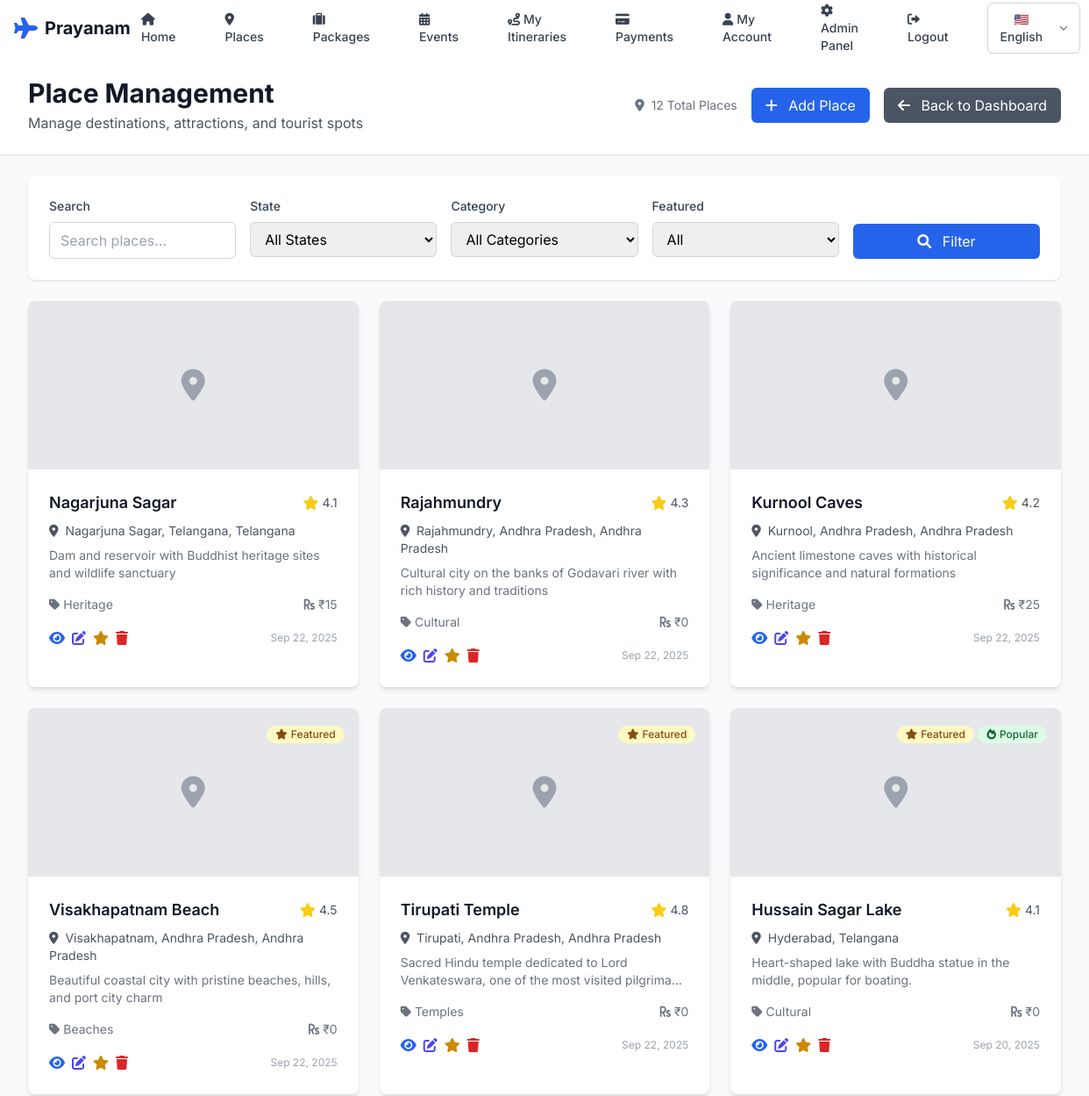
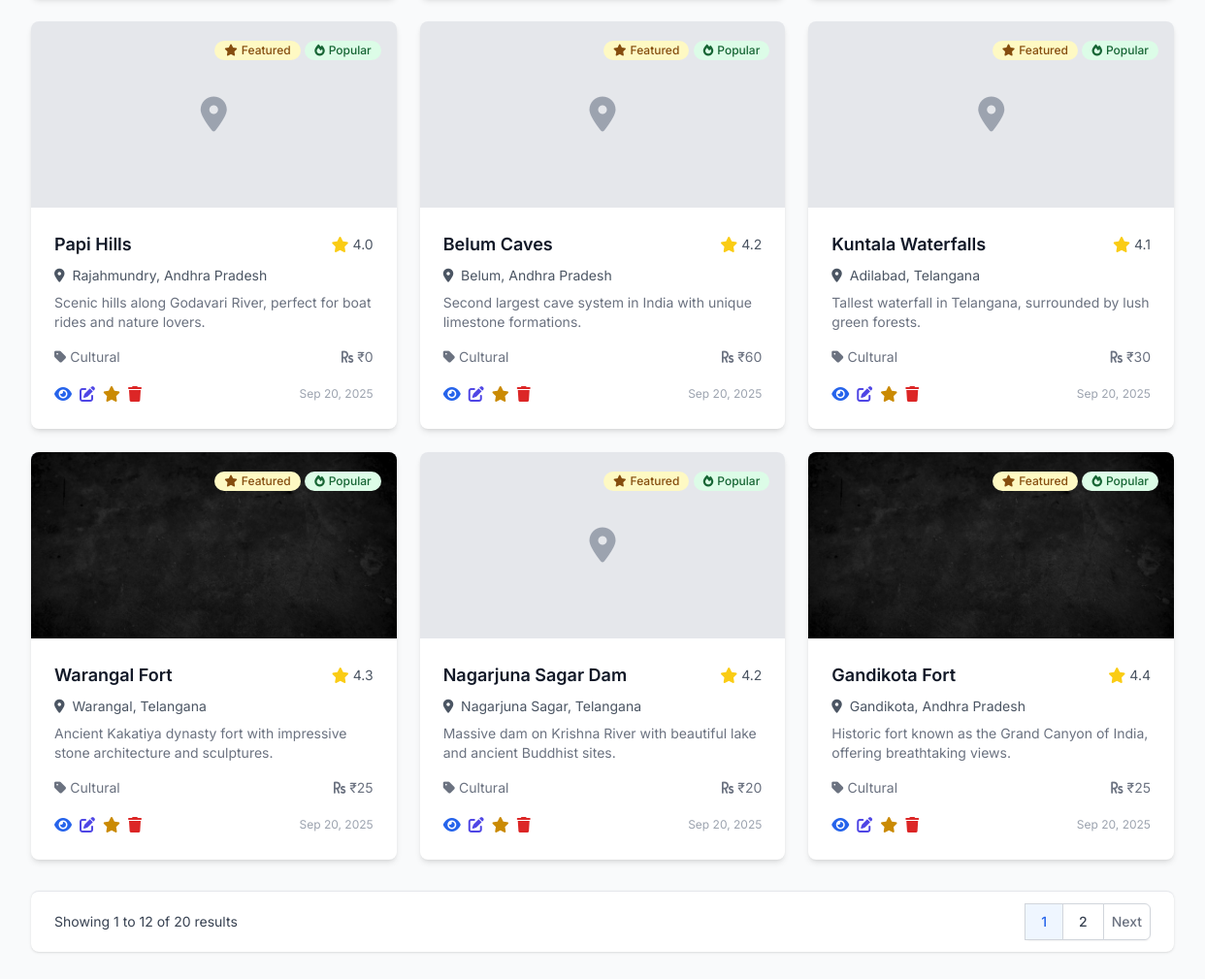
The app's page /admin-dashboard/places/ (signed in) with its own data (2 pictures, top to bottom).
### places/models.py (models this page shows, shortened)
class Place(models.Model):
    SEASON_CHOICES = [
        ('spring', 'Spring'),
        ('summer', 'Summer'),
        ('autumn', 'Autumn'),
        ('winter', 'Winter'),
    ]
    CATEGORY_CHOICES = [
        ('heritage', 'Heritage'),
        ('beaches', 'Beaches'),
        ('temples', 'Temples'),
        ('adventure', 'Adventure'),
        ('hills', 'Hills'),
        ('wildlife', 'Wildlife'),
        ('cultural', 'Cultural'),
    ]
    STATE_CHOICES = [
        ('ap', 'Andhra Pradesh'),
        ('telangana', 'Telangana'),
    ]
    name = models.CharField(max_length=200)
    location = models.CharField(max_length=200)
    description = models.TextField()
    image = models.ImageField(upload_to='places/', null=True, blank=True)
    season = models.CharField(max_length=20, choices=SEASON_CHOICES, default='summer')
    category = models.CharField(max_length=20, choices=CATEGORY_CHOICES, default='cultural')
    state = models.CharField(max_length=20, choices=STATE_CHOICES, default='ap')
    district = models.CharField(max_length=100, blank=True)
    latitude = models.DecimalField(max_digits=9, decimal_places=6, null=True, blank=True)
    longitude = models.DecimalField(max_digits=9, decimal_places=6, null=True, blank=True)
    average_temperature = models.DecimalField(max_digits=4, decimal_places=1, null=True, blank=True)
    best_time_to_visit = models.CharField(max_length=100, blank=True)
    entry_fee = models.DecimalField(max_digits=8, decimal_places=2, default=0)
    opening_hours = models.CharField(max_length=100, default="6:00 AM - 6:00 PM")
    rating = models.DecimalField(max_digits=3, decimal_places=2, default=0, validators=[MinValueValidator(0), MaxValueValidator(5)])
    total_reviews = models.IntegerField(default=0)
    is_featured = models.BooleanField(default=False)
    is_popular = models.BooleanField(default=False)
    created_at = models.DateTimeField(auto_now_add=True)
    updated_at = models.DateTimeField(auto_now=True)
    class Meta:
        ordering = ['-is_featured', '-rating', 'name']

### admin_dashboard/views_custom.py (the view)
    def wrapper(request, *args, **kwargs):
        if not request.user.is_authenticated or not request.user.is_admin:
            messages.error(request, 'Access denied. Admin privileges required.')
            return redirect('login')
        return view_func(request, *args, **kwargs)

### accounts/models.py (called while the page is built)
    @property
    def is_admin(self):
        return self.role == 'admin'

### admin_dashboard/views_custom.py (called while the page is built)
def admin_required(view_func):
    def wrapper(request, *args, **kwargs):
        if not request.user.is_authenticated or not request.user.is_admin:
            messages.error(request, 'Access denied. Admin privileges required.')
            return redirect('login')
        return view_func(request, *args, **kwargs)
    return wrapper

### templates/admin_dashboard/place_management.html (shortened to what this page needs)
{% extends 'admin_dashboard/base.html' %}
{% block content %}
<div class="min-h-screen bg-gray-50">
    <div class="bg-white shadow-sm border-b border-gray-200">
        <div class="max-w-7xl mx-auto px-4 sm:px-6 lg:px-8">
            <div class="flex justify-between items-center py-6">
                <div>
                    <h1 class="text-3xl font-bold text-gray-900">Place Management</h1>
                    <p class="text-gray-600 mt-1">Manage destinations, attractions, and tourist spots</p>
                </div>
                <div class="flex items-center space-x-4">
                    <div class="text-sm text-gray-500">
                        <i class="fas fa-map-marker-alt mr-1"></i>
                        {{ places|length }} Total Places
                    </div>
                    <a href="{% url 'admin_dashboard:create_place' %}" class="bg-blue-600 text-white px-4 py-2 rounded-md hover:bg-blue-700 transition-colors duration-200">
                        <i class="fas fa-plus mr-2"></i>
                        Add Place
                    </a>
                    <a href="{% url 'admin_dashboard:custom_admin_dashboard' %}" class="bg-gray-600 text-white px-4 py-2 rounded-md hover:bg-gray-700 transition-colors duration-200">
                        <i class="fas fa-arrow-left mr-2"></i>
                        Back to Dashboard
                    </a>
                </div>
            </div>
        </div>
    </div>
    <div class="max-w-7xl mx-auto px-4 sm:px-6 lg:px-8 py-6">
        <div class="bg-white rounded-lg shadow p-6 mb-6">
            <form method="get" class="grid grid-cols-1 md:grid-cols-5 gap-4">
                <div>
                    <label class="block text-sm font-medium text-gray-700 mb-2">Search</label>
                    <input type="text" name="search" value="{{ request.GET.search }}" placeholder="Search places..." class="w-full px-3 py-2 border border-gray-300 rounded-md focus:outline-none focus:ring-2 focus:ring-blue-500">
                </div>
                <div>
                    <label class="block text-sm font-medium text-gray-700 mb-2">State</label>
                    <select name="state" class="w-full px-3 py-2 border border-gray-300 rounded-md focus:outline-none focus:ring-2 focus:ring-blue-500">
                        <option value="">All States</option>
                    </select>
                </div>
                <div>
                    <label class="block text-sm font-medium text-gray-700 mb-2">Category</label>
                    <select name="category" class="w-full px-3 py-2 border border-gray-300 rounded-md focus:outline-none focus:ring-2 focus:ring-blue-500">
                        <option value="">All Categories</option>
                    </select>
                </div>
                <div>
                    <label class="block text-sm font-medium text-gray-700 mb-2">Featured</label>
                    <select name="is_featured" class="w-full px-3 py-2 border border-gray-300 rounded-md focus:outline-none focus:ring-2 focus:ring-blue-500">
                        <option value="">All</option>
                    </select>
                </div>
                <div class="flex items-end">
                    <button type="submit" class="w-full bg-blue-600 text-white px-4 py-2 rounded-md hover:bg-blue-700 transition-colors duration-200">
                        <i class="fas fa-search mr-2"></i>
                        Filter
                    </button>
                </div>
            </form>
        </div>
        <div class="grid grid-cols-1 md:grid-cols-2 lg:grid-cols-3 gap-6">
            {% for place in places %}
            <div class="bg-white rounded-lg shadow-md overflow-hidden hover:shadow-lg transition-shadow duration-300">
                <div class="h-48 bg-gray-200 relative">
                    {% if place.image %}
                        <img src="{{ place.image.url }}" alt="{{ place.name }}" class="w-full h-full object-cover">
                    {% else %}
                        <div class="w-full h-full flex items-center justify-center">
                            <i class="fas fa-map-marker-alt text-4xl text-gray-400"></i>
                        </div>
                    {% endif %}
                    <div class="absolute top-4 right-4">
                        {% if place.is_featured %}
                        <span class="inline-flex items-center px-2.5 py-0.5 rounded-full text-xs font-medium bg-yellow-100 text-yellow-800">
                            <i class="fas fa-star mr-1"></i>
                            Featured
                        </span>
                        {% endif %}
                        {% if place.is_popular %}
                        <span class="inline-flex items-center px-2.5 py-0.5 rounded-full text-xs font-medium bg-green-100 text-green-800 mt-1">
                            <i class="fas fa-fire mr-1"></i>
                            Popular
                        </span>
                        {% endif %}
                    </div>
                </div>
                <div class="p-6">
                    <div class="flex items-center justify-between mb-2">
                        <h3 class="text-lg font-semibold text-gray-900">{{ place.name }}</h3>
                        <div class="flex items-center">
                            <i class="fas fa-star text-yellow-400 mr-1"></i>
                            <span class="text-sm text-gray-600">{{ place.rating|floatformat:1 }}</span>
                        </div>
                    </div>
                    <p class="text-sm text-gray-600 mb-2">
                        <i class="fas fa-map-marker-alt mr-1"></i>
                        {{ place.location }}, {{ place.get_state_display }}
                    </p>
                    <p class="text-sm text-gray-500 mb-4 line-clamp-2">{{ place.description|truncatewords:20 }}</p>
                    <div class="flex items-center justify-between text-sm text-gray-500 mb-4">
                        <div class="flex items-center">
                            <i class="fas fa-tag mr-1"></i>
                            {{ place.get_category_display }}
                        </div>
                        <div class="flex items-center">
                            <i class="fas fa-rupee-sign mr-1"></i>
                            ₹{{ place.entry_fee|floatformat:0 }}
                        </div>
                    </div>
                    <div class="flex items-center justify-between">
                        <div class="flex space-x-2">
                            <a href="{% url 'admin_dashboard:place_detail' place.id %}" class="text-blue-600 hover:text-blue-900" title="View Details">
                                <i class="fas fa-eye"></i>
                            </a>
                            <a href="{% url 'admin_dashboard:edit_place' place.id %}" class="text-indigo-600 hover:text-indigo-900" title="Edit Place">
                                <i class="fas fa-edit"></i>
                            </a>
                            <button onclick="toggleFeatured({{ place.id }}, {{ place.is_featured|yesno:'true,false' }})" class="text-yellow-600 hover:text-yellow-900" title="Toggle Featured">
                                <i class="fas fa-star"></i>
                            </button>
                            <button onclick="deletePlace({{ place.id }})" class="text-red-600 hover:text-red-900" title="Delete Place">
                                <i class="fas fa-trash"></i>
                            </button>
                        </div>
                        <div class="text-xs text-gray-400">
                            {{ place.created_at|date:"M d, Y" }}
                        </div>
                    </div>
                </div>
            </div>
            {% endfor %}
        </div>
        {% if is_paginated %}
        <div class="mt-8 bg-white px-4 py-3 flex items-center justify-between border-t border-gray-200 sm:px-6 rounded-lg shadow">
            <div class="hidden sm:flex-1 sm:flex sm:items-center sm:justify-between">
                <div>
                    <p class="text-sm text-gray-700">
                        Showing {{ page_obj.start_index }} to {{ page_obj.end_index }} of {{ page_obj.paginator.count }} results
                    </p>
                </div>
                <div>
                    <nav class="relative z-0 inline-flex rounded-md shadow-sm -space-x-px">
                        {% for num in page_obj.paginator.page_range %}
                            {% if page_obj.number == num %}
                                <span class="relative inline-flex items-center px-4 py-2 border border-gray-300 bg-blue-50 text-sm font-medium text-blue-600">{{ num }}</span>
                            {% elif num > page_obj.number|add:'-3' and num < page_obj.number|add:'3' %}
                                <a href="?page={{ num }}" class="relative inline-flex items-center px-4 py-2 border border-gray-300 bg-white text-sm font-medium text-gray-700 hover:bg-gray-50">{{ num }}</a>
                            {% endif %}
                        {% endfor %}
                        {% if page_obj.has_next %}
                            <a href="?page={{ page_obj.next_page_number }}" class="relative inline-flex items-center px-2 py-2 rounded-r-md border border-gray-300 bg-white text-sm font-medium text-gray-500 hover:bg-gray-50">Next</a>
                        {% endif %}
                    </nav>
                </div>
            </div>
        </div>
        {% endif %}
    </div>
</div>
{% endblock %}

### templates/base.html (style rules this page uses)
body { font-family: 'Inter', sans-serif; }

### records on screen
Place: name "Nagarjuna Sagar", rating "4.1", location "Nagarjuna Sagar, Telangana", state "Telangana", description "Dam and reservoir with Buddhist heritage sites and wildlife sanctuary", category "Heritage", entry_fee "15", created_at "Sep 22, 2025"
Place: name "Rajahmundry", rating "4.3", location "Rajahmundry, Andhra Pradesh", state "Andhra Pradesh", description "Cultural city on the banks of Godavari river with rich history and traditions", category "Cultural", entry_fee "0", created_at "Sep 22, 2025"
Place: name "Kurnool Caves", rating "4.2", location "Kurnool, Andhra Pradesh", state "Andhra Pradesh", description "Ancient limestone caves with historical significance and natural formations", category "Heritage", entry_fee "25", created_at "Sep 22, 2025"
Place: is_featured True (drawn), name "Visakhapatnam Beach", rating "4.5", location "Visakhapatnam, Andhra Pradesh", state "Andhra Pradesh", description "Beautiful coastal city with pristine beaches, hills, and port city charm", category "Beaches", entry_fee "0", created_at "Sep 22, 2025"
Place: is_featured True (drawn), name "Tirupati Temple", rating "4.8", location "Tirupati, Andhra Pradesh", state "Andhra Pradesh", description "Sacred Hindu temple dedicated to Lord Venkateswara, one of the most visited…", category "Temples", entry_fee "0", created_at "Sep 22, 2025"
Place: is_featured True (drawn), is_popular True (drawn), name "Hussain Sagar Lake", rating "4.1", location "Hyderabad", state "Telangana", description "Heart-shaped lake with Buddha statue in the middle, popular for boating.", category "Cultural", entry_fee "0", created_at "Sep 20, 2025"
Place: is_featured True (drawn), is_popular True (drawn), name "Papi Hills", rating "4.0", location "Rajahmundry", state "Andhra Pradesh", description "Scenic hills along Godavari River, perfect for boat rides and nature lovers.", category "Cultural", entry_fee "0", created_at "Sep 20, 2025"
Place: is_featured True (drawn), is_popular True (drawn), name "Belum Caves", rating "4.2", location "Belum", state "Andhra Pradesh", description "Second largest cave system in India with unique limestone formations.", category "Cultural", entry_fee "60", created_at "Sep 20, 2025"
Place: is_featured True (drawn), is_popular True (drawn), name "Kuntala Waterfalls", rating "4.1", location "Adilabad", state "Telangana", description "Tallest waterfall in Telangana, surrounded by lush green forests.", category "Cultural", entry_fee "30", created_at "Sep 20, 2025"
Place: image (picture), is_featured True (drawn), is_popular True (drawn), name "Warangal Fort", rating "4.3", location "Warangal", state "Telangana", description "Ancient Kakatiya dynasty fort with impressive stone architecture and sculptures.", category "Cultural", entry_fee "25", created_at "Sep 20, 2025"
Place: is_featured True (drawn), is_popular True (drawn), name "Nagarjuna Sagar Dam", rating "4.2", location "Nagarjuna Sagar", state "Telangana", description "Massive dam on Krishna River with beautiful lake and ancient Buddhist sites.", category "Cultural", entry_fee "20", created_at "Sep 20, 2025"
Place: image (picture), is_featured True (drawn), is_popular True (drawn), name "Gandikota Fort", rating "4.4", location "Gandikota", state "Andhra Pradesh", description "Historic fort known as the Grand Canyon of India, offering breathtaking views.", category "Cultural", entry_fee "25", created_at "Sep 20, 2025"

### other values on screen
{{ places|length }} "12"
{{ page_obj.start_index }} "1"
{{ page_obj.end_index }} "12"
{{ page_obj.paginator.count }} "20"
{{ num }} "1"
{{ num }} "2"
